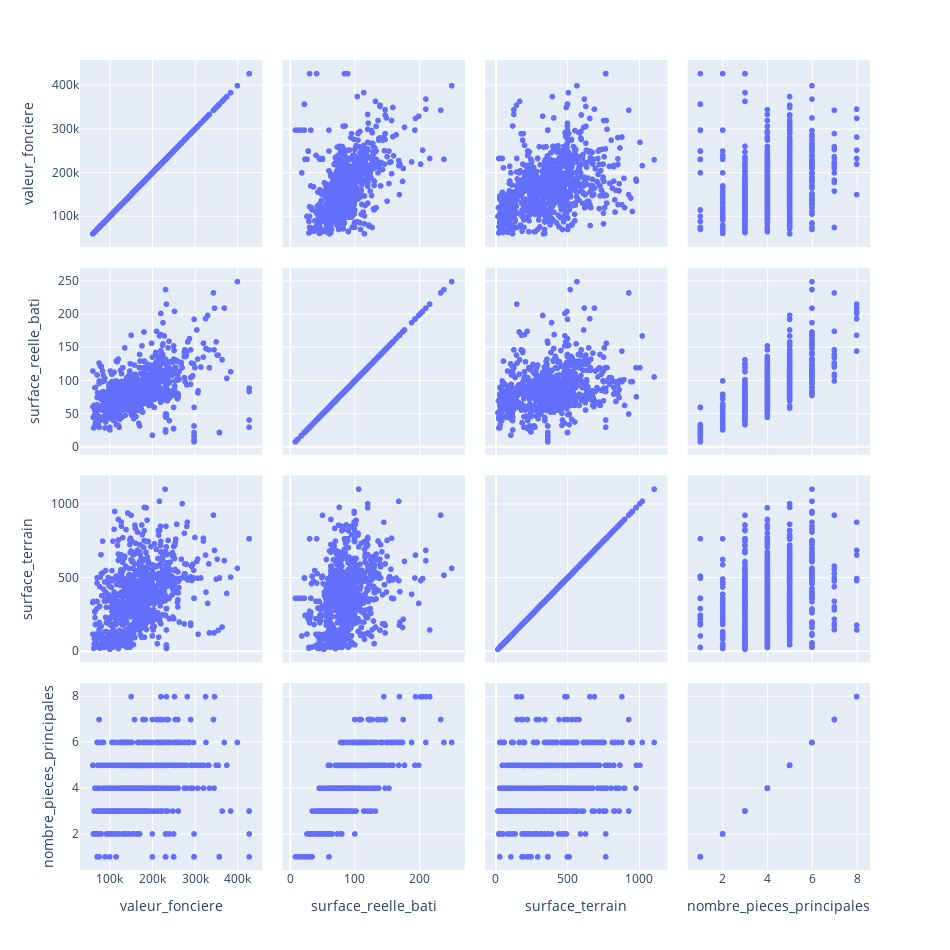

This figure's notebook cell:
### Code cell
ds = pd.read_pickle('transaction_ser.pkl')

#supprimer les colonnes inutiles (garder valeur foncière, surface, terrain, pièces)
ds = ds[['valeur_fonciere', 'surface_reelle_bati', 'surface_terrain', 'nombre_pieces_principales']]

#uniquement les types 'sols'
ds = ds[ds['nature_culture'] == 'sols']
#supprimer les lignes avec valeur foncière qui n'est pas entre 500k et 60k
ds = ds[ds['valeur_fonciere'] <= 500000]
ds = ds[ds['valeur_fonciere'] >= 60000]
#supprimer les lignes avec surface terrain > 25000
ds = ds[ds['surface_terrain'] < 1500]

#supprimer les lignes avec surface bati > 1000
ds = ds[ds['surface_reelle_bati'] < 1000]

#supprimer les lignes avec nombre de pièces > 10
ds = ds[ds['nombre_pieces_principales'] < 10]
ds = ds[ds['nombre_pieces_principales'] != 0]


#plotly matrix plot
def matrix_plot():
    fig = px.scatter_matrix(ds, dimensions=['valeur_fonciere', 'surface_reelle_bati', 'surface_terrain', 'nombre_pieces_principales'])
    

    #carre 1000x1000
    fig.update_layout(
        autosize=True,
        width=950,
        height=950,
    )

    fig.show()

matrix_plot()

### Figure 1 — Plotly figure (JSON) as saved in the notebook; plotly's stock layout.template omitted (floating-point values rounded to 4 significant figures; data arrays with more than 128 entries replaced by an {"elided": "..."} marker saying what was removed)
{"data": [{"dimensions": [{"axis": {"matches": true}, "label": "valeur_fonciere", "values": {"elided": "1029 float values"}}, {"axis": {"matches": true}, "label": "surface_reelle_bati", "values": {"elided": "1029 int values"}}, {"axis": {"matches": true}, "label": "surface_terrain", "values": {"elided": "1029 int values"}}, {"axis": {"matches": true}, "label": "nombre_pieces_principales", "values": {"elided": "1029 int values"}}], "hovertemplate": "%{xaxis.title.text}=%{x}<br>%{yaxis.title.text}=%{y}<extra></extra>", "legendgroup": "", "marker": {"color": "#636efa", "symbol": "circle"}, "name": "", "showlegend": false, "type": "splom"}], "layout": {"autosize": true, "dragmode": "select", "height": 950, "legend": {"tracegroupgap": 0}, "margin": {"t": 60}, "width": 950}}
